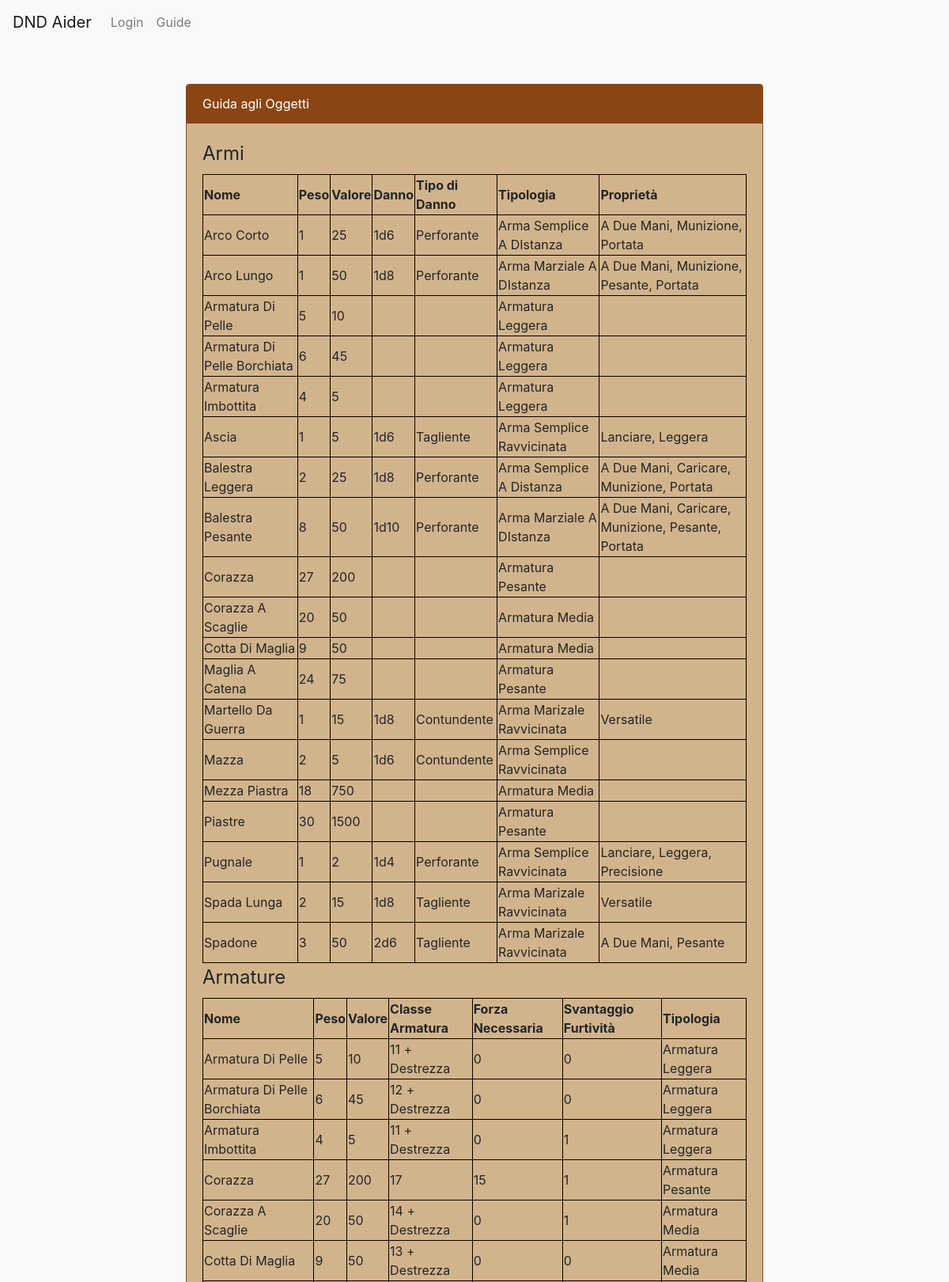
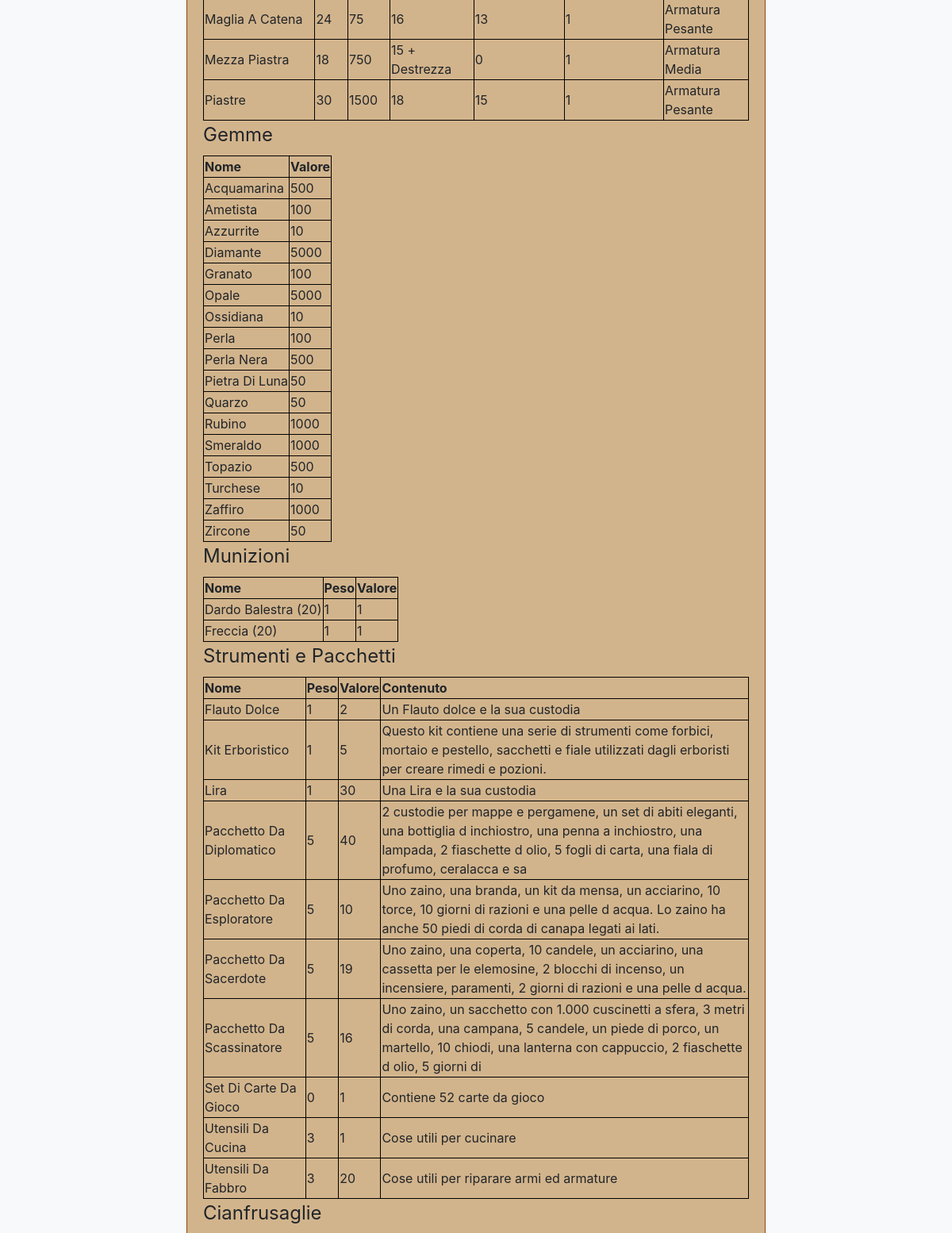
The app's page /guideoggetti.php (upper part) with its own data (2 pictures, top to bottom).
### tables this page shows
CREATE TABLE `oggetto` (
  `Peso` int(11) NOT NULL,
  `Valore` int(11) NOT NULL,
  `Nome` varchar(30) NOT NULL,
  `Descrizione` varchar(1000) DEFAULT NULL,
  `Contenuto` varchar(1000) DEFAULT NULL,
  `Danno` varchar(30) DEFAULT NULL,
  `Tipo_Danno` varchar(30) DEFAULT NULL,
  `Classe_Armatura` varchar(30) DEFAULT NULL,
  `Forza_Necessaria` int(11) DEFAULT NULL,
  `Svantaggio_Furtivita` tinyint(1) DEFAULT NULL,
  `Tipologia` varchar(50) DEFAULT NULL
);

CREATE TABLE `proprieta_arma` (
  `Nome_Proprieta` varchar(30) NOT NULL,
  `Nome_Arma` varchar(30) NOT NULL
);

### database.php (called while the page is built, shortened)
<?php
class DatabaseHelper{
    public $db;
    public function __construct($servername, $username, $password, $dbname, $port){
        $this->db = new mysqli($servername, $username, $password, $dbname, $port);
    }
public function getWeapons(){
    $query="SELECT Nome, Peso, Valore, Danno, Tipo_Danno, Tipologia, Nome_Proprieta FROM oggetto LEFT JOIN proprieta_arma ON oggetto.Nome=proprieta_arma.Nome_Arma WHERE Tipologia LIKE 'Arma%'";
    $stmt = $this->db->prepare($query);
    $stmt->execute();
    $result = $stmt->get_result();
    $weapons=array();
    while ($row = $result->fetch_assoc()){
        $weapons[]=$row;
    }
    return $weapons;
}
public function getArmors(){
    $query="SELECT Nome, Peso, Valore, Classe_Armatura, Forza_Necessaria, Svantaggio_Furtivita, Tipologia FROM oggetto WHERE Tipologia LIKE 'Armatura %'";
    $stmt = $this->db->prepare($query);
    $stmt->execute();
    $result = $stmt->get_result();
    $weapons=array();
    while ($row = $result->fetch_assoc()){
        $weapons[]=$row;
    }
    return $weapons;
}
public function getGems(){
    $query="SELECT Nome, Valore FROM oggetto WHERE Tipologia LIKE '%Gemma%'";
    $stmt = $this->db->prepare($query);
    $stmt->execute();
    $result = $stmt->get_result();
    $weapons=array();
    while ($row = $result->fetch_assoc()){
        $weapons[]=$row;
    }
    return $weapons;
}
public function getAmmo(){
    $query="SELECT Nome, Peso, Valore FROM oggetto WHERE Tipologia LIKE '%Munizioni%'";
    $stmt = $this->db->prepare($query);
    $stmt->execute();
    $result = $stmt->get_result();
    $weapons=array();
    while ($row = $result->fetch_assoc()){
        $weapons[]=$row;
    }
    return $weapons;
}
public function getTools(){
    $query="SELECT Nome, Peso, Valore, Contenuto FROM oggetto WHERE Contenuto IS NOT NULL";
    $stmt = $this->db->prepare($query);
    $stmt->execute();
    $result = $stmt->get_result();
    $weapons=array();
    while ($row = $result->fetch_assoc()){
        $weapons[]=$row;
    }
    return $weapons;
}
}
?>

### bootstrap.php (called while the page is built, shortened)
<?php
    require_once("database.php");
    $dbh = new DatabaseHelper("localhost", "root", "", "dnd_character_manager", 3306);
?>

### guideoggetti.php (the view, shortened to what this page needs)
<?php
    require_once("bootstrap.php");
?>
<!DOCTYPE html>
<html lang="en">
<head>
    <link rel="stylesheet" href="https://stackpath.bootstrapcdn.com/bootstrap/4.5.0/css/bootstrap.min.css">
</head>
<body>
<header><nav class="navbar navbar-expand-lg navbar-light bg-light">
  <a class="navbar-brand" href="index.php">DND Aider</a>
  <div class="collapse navbar-collapse" id="navbarSupportedContent">
    <ul class="navbar-nav mr-auto">
      <?php
      if (isset($_SESSION["ID"])){
      ?>
       <li class="nav-item">
        <a class="nav-link" href="logout.php">Logout</a>
      </li>
      <li class="nav-item">
        <a class="nav-link" href="create.php">Crea</a>
      </li>
      <?php
      }else{
      ?>
      <li class="nav-item">
        <a class="nav-link" href="login.php">Login</a>
      </li>
      <?php
    } ?>
      <li class="nav-item">
        <a class="nav-link" href="guide.php">Guide</a>
      </li>
    </ul>
  </div>
</nav></header>
<div class="container">
        <div class="row justify-content-center">
            <div class="col-md-8">
                <div class="card">
                    <div class="card-header">Guida agli Oggetti</div>
                    <div class="card-body">
                    <section>
                    <table>
                    <legend>Armi</legend>
                      <tr>
                      <th>Nome</th>
                      <th>Peso</th>
                      <th>Valore</th>
                      <th>Danno</th>
                      <th>Tipo di Danno</th>
                      <th>Tipologia</th>
                      <th>Proprietà</th>
                      </tr>
                    <?php
                    $tuttearmi=$dbh->getWeapons();
                    $arrayMagico=array();
                    foreach ($tuttearmi as $arma){
                    $key=[$arma["Nome"], $arma["Peso"], $arma["Valore"], $arma["Danno"],$arma["Tipo_Danno"], $arma["Tipologia"]];
                    $key=implode("$", $key);
                    if (!array_key_exists($key, $arrayMagico)){
                      $arrayMagico[$key]=array();
                      }
                      if (!is_null($arma["Nome_Proprieta"])){
                      array_push($arrayMagico[$key], $arma["Nome_Proprieta"]);
                      }
                    }
                    foreach ($arrayMagico as $key=>$value){
                      $key=explode("$", $key);
                      echo "<tr><td>".htmlentities($key[0])."</td>
                      <td>".htmlentities($key[1])."</td>
                      <td>".htmlentities($key[2])."</td>
                      <td>".htmlentities($key[3])."</td>
                      <td>".htmlentities($key[4])."</td>
                      <td>".htmlentities($key[5])."</td>
                      <td>".htmlentities(implode(", ",$value))."</td></tr>";
                  }
                    ?>
                     </table>
                     </section>
                    <section>
                    <table>
                    <legend>Armature</legend>
                      <tr>
                      <th>Nome</th>
                      <th>Peso</th>
                      <th>Valore</th>
                      <th>Classe Armatura</th>
                      <th>Forza Necessaria</th>
                      <th>Svantaggio Furtività</th>
                      <th>Tipologia</th>
                      </tr>
                    <?php
                    $tuttearmature=$dbh->getArmors();
                    foreach ($tuttearmature as $key){
                      echo "<tr><td>".htmlentities($key["Nome"])."</td>
                      <td>".htmlentities($key["Peso"])."</td>
                      <td>".htmlentities($key["Valore"])."</td>
                      <td>".htmlentities($key["Classe_Armatura"])."</td>
                      <td>".htmlentities($key["Forza_Necessaria"])."</td>
                      <td>".htmlentities($key["Svantaggio_Furtivita"])."</td>
                      <td>".htmlentities($key["Tipologia"])."</td></tr>";
                  }
                    ?>
                     </table>
                     </section>
                    <section>
                    <table>
                    <legend>Gemme</legend>
                      <tr>
                      <th>Nome</th>
                      <th>Valore</th>
                      </tr>
                    <?php
                    $tuttegemme=$dbh->getGems();
                    foreach ($tuttegemme as $key){
                      echo "<tr><td>".htmlentities($key["Nome"])."</td>
                      <td>".htmlentities($key["Valore"])."</td></tr>";
                    }
                    ?>
                     </table>
                     </section>
                     <section>
                    <table>
                    <legend>Munizioni</legend>
                      <tr>
                      <th>Nome</th>
                      <th>Peso</th>
                      <th>Valore</th>
                      </tr>
                    <?php
                    $tutteammo=$dbh->getAmmo();
                    foreach ($tutteammo as $key){
                      echo "<tr><td>".htmlentities($key["Nome"])."</td>
                      <td>".htmlentities($key["Peso"])."</td>
                      <td>".htmlentities($key["Valore"])."</td></tr>";
                    }
                    ?>
                     </table>
                     </section>
                     <section>
                    <table>
                    <legend>Strumenti e Pacchetti</legend>
                      <tr>
                      <th>Nome</th>
                      <th>Peso</th>
                      <th>Valore</th>
                      <th>Contenuto</th>
                      </tr>
                    <?php
                    $tuttitools=$dbh->getTools();
                    foreach ($tuttitools as $key){
                      echo "<tr><td>".htmlentities($key["Nome"])."</td>
                      <td>".htmlentities($key["Peso"])."</td>
                      <td>".htmlentities($key["Valore"])."</td>
                      <td>".htmlentities($key["Contenuto"])."</td></tr>";
                    }
                    ?>
                     </table>
                     </section>
                    <section>
                    <table>
                    <legend>Cianfrusaglie</legend>
                     </table>
                     </section>
                    </div>
                </div>
            </div>
        </div>
    </div>
</body>
</html>

### guideoggetti.php (style rules this page uses)
body { background-color: #f8f9fa; }
.card { margin-top: 50px; background-color: #d2b48c; border: 1px solid #8b4513; }
.card-header { background-color: #8b4513; color: #fff; }
table, th, td { border: 1px solid black; border-collapse:collapse; }

### records on screen
oggetto: Nome "Armatura Di Pelle", Peso "5", Valore "10", Tipologia "Armatura Leggera", Classe_Armatura "11 + Destrezza", Forza_Necessaria "0", Svantaggio_Furtivita "0"
oggetto: Nome "Armatura Di Pelle Borchiata", Peso "6", Valore "45", Tipologia "Armatura Leggera", Classe_Armatura "12 + Destrezza", Forza_Necessaria "0", Svantaggio_Furtivita "0"
oggetto: Nome "Armatura Imbottita", Peso "4", Valore "5", Tipologia "Armatura Leggera", Classe_Armatura "11 + Destrezza", Forza_Necessaria "0", Svantaggio_Furtivita "1"
oggetto: Nome "Corazza", Peso "27", Valore "200", Tipologia "Armatura Pesante", Classe_Armatura "17", Forza_Necessaria "15", Svantaggio_Furtivita "1"
oggetto: Nome "Corazza A Scaglie", Peso "20", Valore "50", Tipologia "Armatura Media", Classe_Armatura "14 + Destrezza", Forza_Necessaria "0", Svantaggio_Furtivita "1"
oggetto: Nome "Cotta Di Maglia", Peso "9", Valore "50", Tipologia "Armatura Media", Classe_Armatura "13 + Destrezza", Forza_Necessaria "0", Svantaggio_Furtivita "0"
oggetto: Nome "Maglia A Catena", Peso "24", Valore "75", Tipologia "Armatura Pesante", Classe_Armatura "16", Forza_Necessaria "13", Svantaggio_Furtivita "1"
proprieta_arma: Nome_Arma.Nome "Martello Da Guerra", Nome_Arma.Peso "1", Nome_Arma.Valore "15", Nome_Arma.Danno "1d8", Nome_Arma.Tipo_Danno "Contundente", Nome_Arma.Tipologia "Arma Marizale Ravvicinata", value "Versatile"
oggetto: Nome "Mazza", Peso "2", Valore "5", Danno "1d6", Tipo_Danno "Contundente", Tipologia "Arma Semplice Ravvicinata"
oggetto: Nome "Mezza Piastra", Peso "18", Valore "750", Tipologia "Armatura Media", Classe_Armatura "15 + Destrezza", Forza_Necessaria "0", Svantaggio_Furtivita "1"
oggetto: Nome "Piastre", Peso "30", Valore "1500", Tipologia "Armatura Pesante", Classe_Armatura "18", Forza_Necessaria "15", Svantaggio_Furtivita "1"
proprieta_arma: Nome_Arma.Nome "Spada Lunga", Nome_Arma.Peso "2", Nome_Arma.Valore "15", Nome_Arma.Danno "1d8", Nome_Arma.Tipo_Danno "Tagliente", Nome_Arma.Tipologia "Arma Marizale Ravvicinata", value "Versatile"
oggetto: Nome "Acquamarina", Valore "500"
oggetto: Nome "Ametista", Valore "100"
oggetto: Nome "Azzurrite", Valore "10"
oggetto: Nome "Diamante", Valore "5000"
oggetto: Nome "Granato", Valore "100"
oggetto: Nome "Opale", Valore "5000"
oggetto: Nome "Ossidiana", Valore "10"
oggetto: Nome "Perla", Valore "100"
oggetto: Nome "Perla Nera", Valore "500"
oggetto: Nome "Pietra Di Luna", Valore "50"
oggetto: Nome "Quarzo", Valore "50"
oggetto: Nome "Rubino", Valore "1000"
oggetto: Nome "Smeraldo", Valore "1000"
oggetto: Nome "Topazio", Valore "500"
oggetto: Nome "Turchese", Valore "10"
oggetto: Nome "Zaffiro", Valore "1000"
oggetto: Nome "Zircone", Valore "50"
oggetto: Nome "Dardo Balestra (20)", Peso "1", Valore "1"
oggetto: Nome "Freccia (20)", Peso "1", Valore "1"
oggetto: Nome "Flauto Dolce", Peso "1", Valore "2", Contenuto "Un Flauto dolce e la sua custodia"
oggetto: Nome "Kit Erboristico", Peso "1", Valore "5", Contenuto "Questo kit contiene una serie di strumenti come forbici, mortaio e pestello, sacchetti e fiale utilizzati dagli erboristi per creare rimedi e pozioni."
oggetto: Nome "Lira", Peso "1", Valore "30", Contenuto "Una Lira e la sua custodia"
oggetto: Nome "Pacchetto Da Diplomatico", Peso "5", Valore "40", Contenuto "2 custodie per mappe e pergamene, un set di abiti eleganti, una bottiglia d inchiostro, una penna a inchiostro, una lampada, 2 fiaschette d olio, 5 fogli di carta, una fiala di profumo, ceralacca e sa"
oggetto: Nome "Pacchetto Da Esploratore", Peso "5", Valore "10", Contenuto "Uno zaino, una branda, un kit da mensa, un acciarino, 10 torce, 10 giorni di razioni e una pelle d acqua. Lo zaino ha anche 50 piedi di corda di canapa legati ai lati."
oggetto: Nome "Pacchetto Da Sacerdote", Peso "5", Valore "19", Contenuto "Uno zaino, una coperta, 10 candele, un acciarino, una cassetta per le elemosine, 2 blocchi di incenso, un incensiere, paramenti, 2 giorni di razioni e una pelle d acqua."
oggetto: Nome "Pacchetto Da Scassinatore", Peso "5", Valore "16", Contenuto "Uno zaino, un sacchetto con 1.000 cuscinetti a sfera, 3 metri di corda, una campana, 5 candele, un piede di porco, un martello, 10 chiodi, una lanterna con cappuccio, 2 fiaschette d olio, 5 giorni di"
oggetto: Nome "Set Di Carte Da Gioco", Peso "0", Valore "1", Contenuto "Contiene 52 carte da gioco"
oggetto: Nome "Utensili Da Cucina", Peso "3", Valore "1", Contenuto "Cose utili per cucinare"
oggetto: Nome "Utensili Da Fabbro", Peso "3", Valore "20", Contenuto "Cose utili per riparare armi ed armature"

### other values on screen
$key[0] "Arco Corto"
$key[1] "1"
$key[2] "25"
$key[3] "1d6"
$key[4] "Perforante"
$key[5] "Arma Semplice A DIstanza"
implode(", ",$value) "A Due Mani, Munizione, Portata"
$key[0] "Arco Lungo"
$key[2] "50"
$key[3] "1d8"
$key[5] "Arma Marziale A DIstanza"
implode(", ",$value) "A Due Mani, Munizione, Pesante, Portata"
$key[0] "Ascia"
$key[2] "5"
$key[4] "Tagliente"
